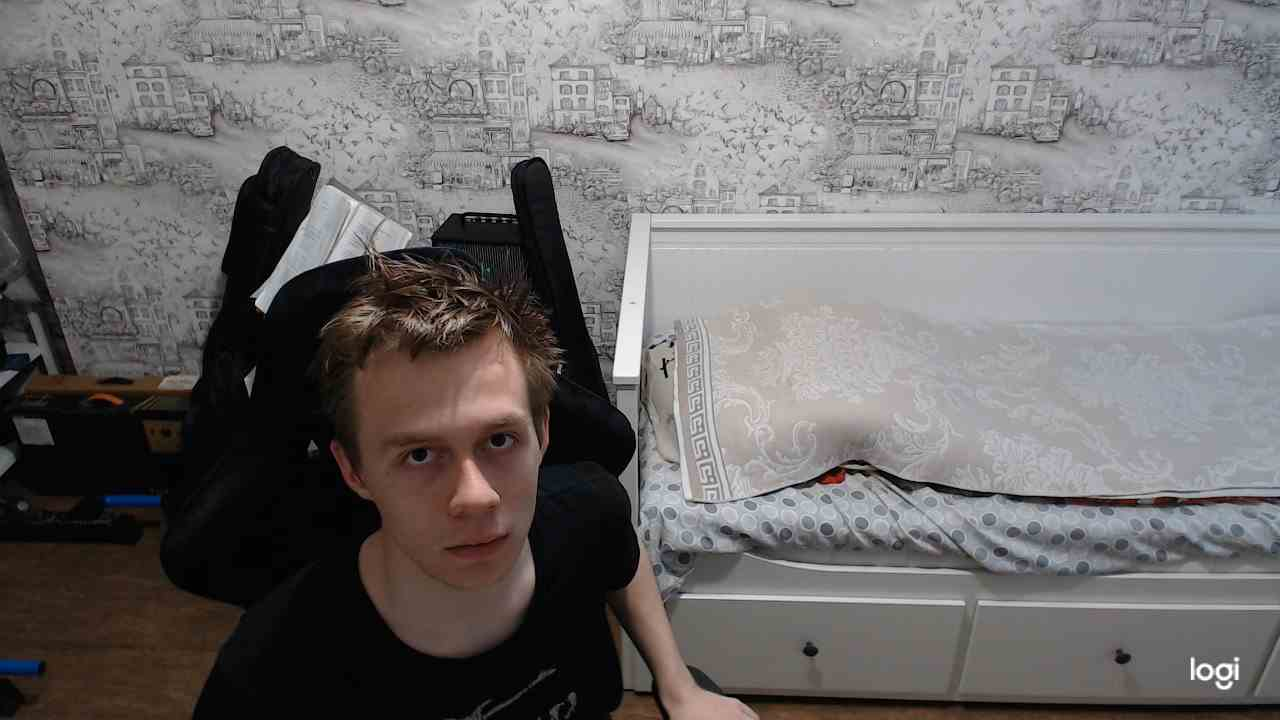
#> input picture 2024-06-17_16-07-15.jpg, 1280 x 720 px
$ python image_effects.py   (older library calls are emulated)
#> lines starting #> are read from the running program, lines starting #| are printed output that depends on the picture
"""
Файл с функциями, позволяющими применят эффекты к изображениям
"""
import time
import numpy as np
import cv2


def negative(image: np.ndarray) -> np.ndarray:
    """
    Функция, возвращающая негатив заданного изображения
    :param image: Изображение
    :return: Негатив изображения, совпадающий по размерности с image
    """
    return 255 - image
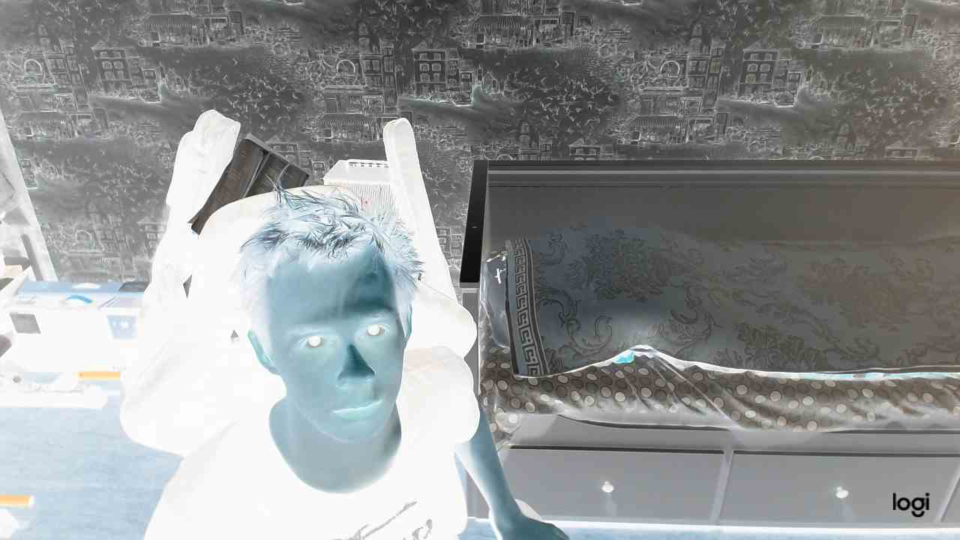
#> returned value: shape (1080, 1920, 3) (shown at 1/2 size); mean of channels 0, 1, 2 147.9, 147.6, 144.7; drawn as B, G, R
#> (key Esc is pressed here)


def to_black_white(image: np.ndarray) -> np.ndarray:
    """
    Функция, преобразующая цветное изображение в черно-белое
    :param image: Изображение - массив формы (x, y, 3)
    :return: Черно-белое изображение, полученное из image, размерности (x, y, 1)
    """
    return cv2.cvtColor(image, cv2.COLOR_BGR2GRAY)
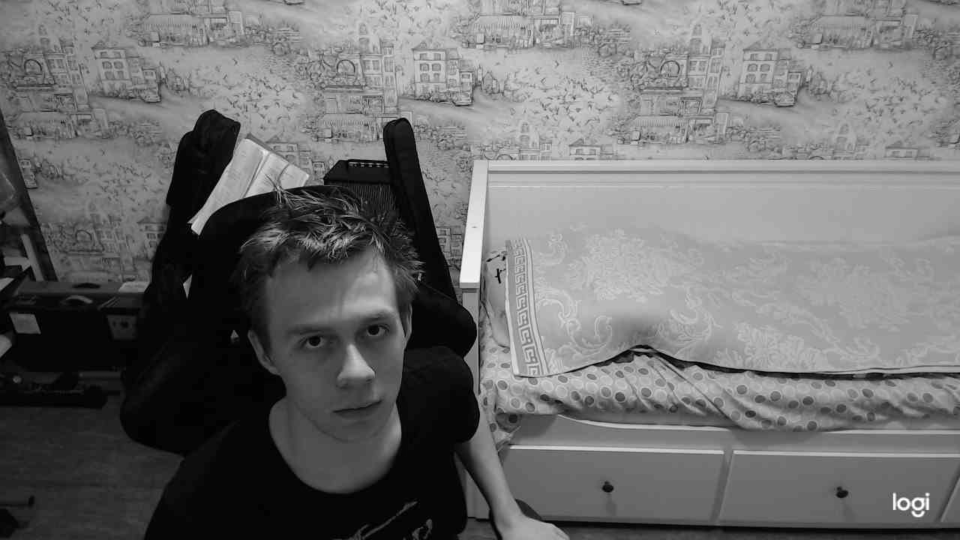
#> returned value: shape (1080, 1920) (shown at 1/2 size); min 0, max 255, mean 108.3
#> (key Esc is pressed here)


def change_brightness_and_contrast(image: np.ndarray, contrast: float = 1, brightness: int = 0) -> np.ndarray:
    """
    Функция, изменяющая яркость и контраст изображения
    :param image: Изображение, которое нужно изменить
    :param contrast: Величина контраста
    :param brightness: Величина яркости
    :return: Измененное изображение, рассчитывающееся по формуле: image * conntrast + brightness
    """
#> called with contrast = 2, brightness = 10
    return cv2.addWeighted(image, contrast, np.zeros(image.shape, image.dtype), 0, brightness)
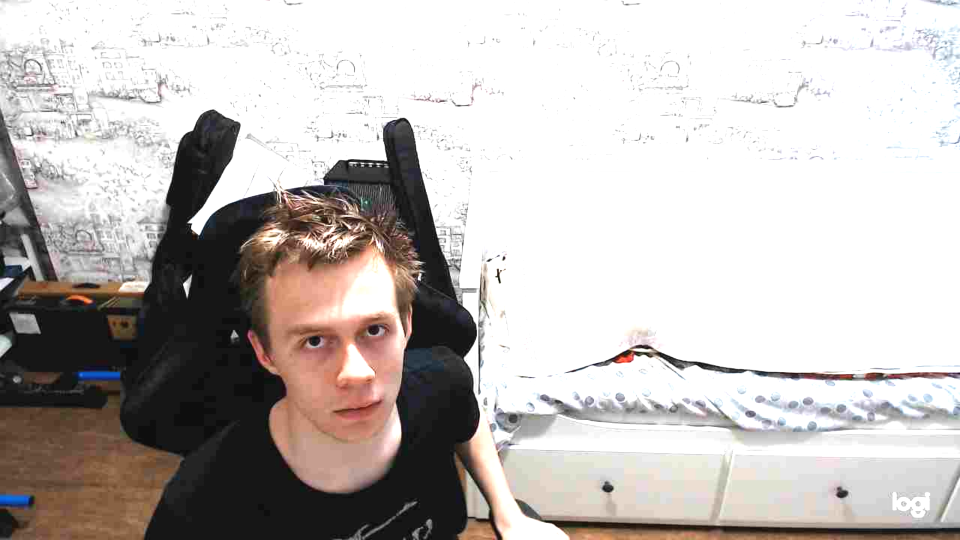
#> returned value: shape (1080, 1920, 3) (shown at 1/2 size); mean of channels 0, 1, 2 184.1, 186.7, 192.2; drawn as B, G, R
#> (key Esc is pressed here)


def sharpen_image(image: np.ndarray, kernel: np.ndarray = None) -> np.ndarray:
    """
    Функция, увеличивающая реззкость изображения. Применяет свертку.
    :param image: Изображение
    :param kernel: Ядро свертки. В случае None будет использовано ядро, увеличивающее резкость.
    :return: Изображение, после применения к нему операции свертки
    """
    if not kernel:
        kernel = np.array([[0, -1, 0], [-1, 5, -1], [0, -1, 0]])
    return cv2.filter2D(image, -1, kernel)
#> (key Esc is pressed here)


def sharpen_laplacian(image: np.ndarray) -> np.ndarray:
    """
    Функция, увеличивающая резкость с помощью "Лапласиана"
    :param image: Изображение
    :return: Изоббражение с увеличенной резкостью
    """
    return cv2.Laplacian(image, cv2.CV_64F)
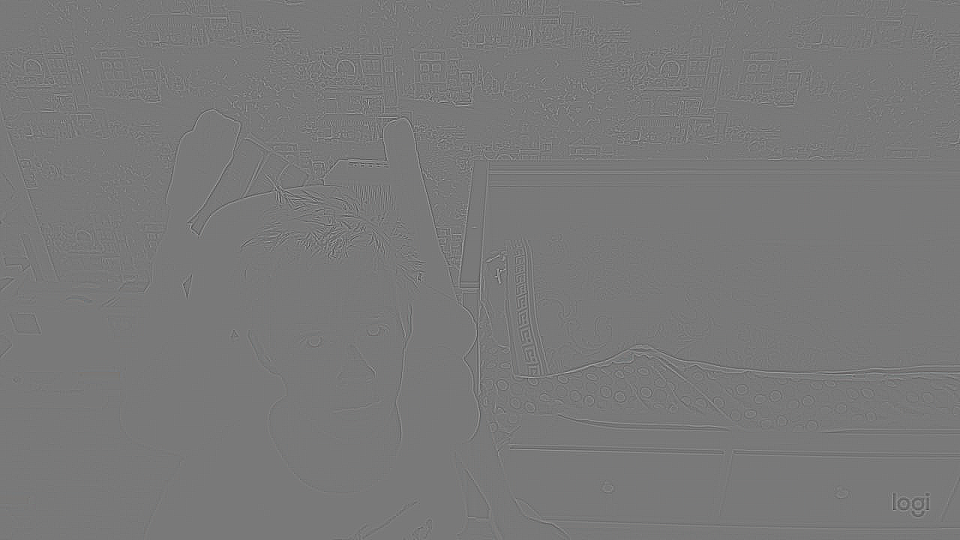
#> returned value: shape (1080, 1920, 3) float64 (shown at 1/2 size); mean of channels 0, 1, 2 0, 0, 0; drawn with min black and max white


def blur_image(image: np.ndarray, blur: int = 1) -> np.ndarray:
    """
    Функция, размывающая изображение
    :param image: Изображение
    :param blur: Коэффициент размытия, ччем больше 1, тем больше размытие
    :return: Изображение после применения размытия
    """
    return cv2.medianBlur(image, blur)


def remove_noise_gaussian(image: np.array, size_of_kernel: tuple = None, kernel_shift: int = 0) -> np.ndarray:
    """
    Функция, убирающая шум из изображения. Применяет свертку
    :param image: Изображение
    :param size_of_kernel: Размер ядра свертки
    :param kernel_shift: Смещение ядра свертки
    :return: Преобразованное изображение
    """
    if size_of_kernel is None:
        size_of_kernel = (5, 5)
    return cv2.GaussianBlur(image, size_of_kernel, kernel_shift)


def change_colors(image: np.ndarray):
    pass


def dilate(image: np.ndarray, kernel: np.ndarray = None) -> np.ndarray:
    """
    Функция, применяющая эффект "расширения к изображению. Все линии становятся шире. Использует свертку"
    :param image: Изображение
    :param kernel: Ядро ссвертки. Если None - будет применено ядро для расширения
    :return: Преобразованное изображение
    """
    if not kernel:
        kernel = np.ones((3, 3))
    dilate_img = cv2.dilate(image, kernel=kernel, iterations=1)
    return dilate_img


def erode(image: np.ndarray, kernel: np.ndarray = None) -> np.ndarray:
    """
    Функция, применяющая эффект "сжатия" к изображению. Все линии становятся уже. Использует свертку
    :param image: Изображение
    :param kernel: Ядро свертки. Если None - будет применено ядро для сжатия
    :return: Преобразованное изображение
    """
    if not kernel:
        kernel = np.ones((3, 3))
    erode_img = cv2.erode(image, kernel=kernel, iterations=1)
    return erode_img


if __name__ == "__main__":
    """
    Если запустить этот файл, а не импортировать, то будут проведен ряд тестов.
    """
    mans_picture = cv2.resize(cv2.imread("2024-06-17_16-07-15.jpg"), (1920, 1080))

    cv2.imshow("Testing window", negative(mans_picture))
    if cv2.waitKey(1) & 0xFF == "q":
        exit(1)

    time.sleep(2)

    cv2.imshow("Testing window", to_black_white(mans_picture))
    if cv2.waitKey(1) & 0xFF == "q":
        exit(1)

    time.sleep(2)

    cv2.imshow("Testing window", change_brightness_and_contrast(mans_picture, 2, 10))
    if cv2.waitKey(1) & 0xFF == "q":
        exit(1)

    time.sleep(2)

    cv2.imshow("Testing window", sharpen_image(mans_picture))
    if cv2.waitKey(1) & 0xFF == "q":
        exit(1)

    time.sleep(2)

    cv2.imshow("Testing window", sharpen_laplacian(mans_picture))
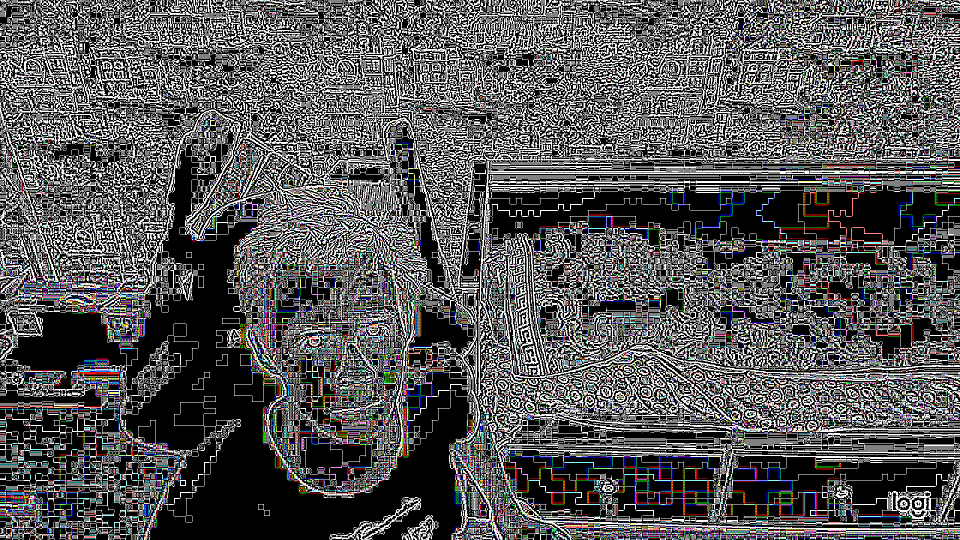
#> window 'Testing window': shape (1080, 1920, 3) (shown at 1/2 size); mean B, G, R 84.9, 84.3, 84.6
    if cv2.waitKey(1) & 0xFF == "q":
#> (key Esc is pressed here)
        exit(1)

    time.sleep(2)

    cv2.imshow("Testing window", blur_image(mans_picture, 5))
    if cv2.waitKey(1) & 0xFF == "q":
#> (key Esc is pressed here)
        exit(1)

    time.sleep(2)

    cv2.imshow("Testing window", erode(mans_picture))
#> in erode, `erode_img = cv2.erode(image, kernel=kernel, iterations=1)`:
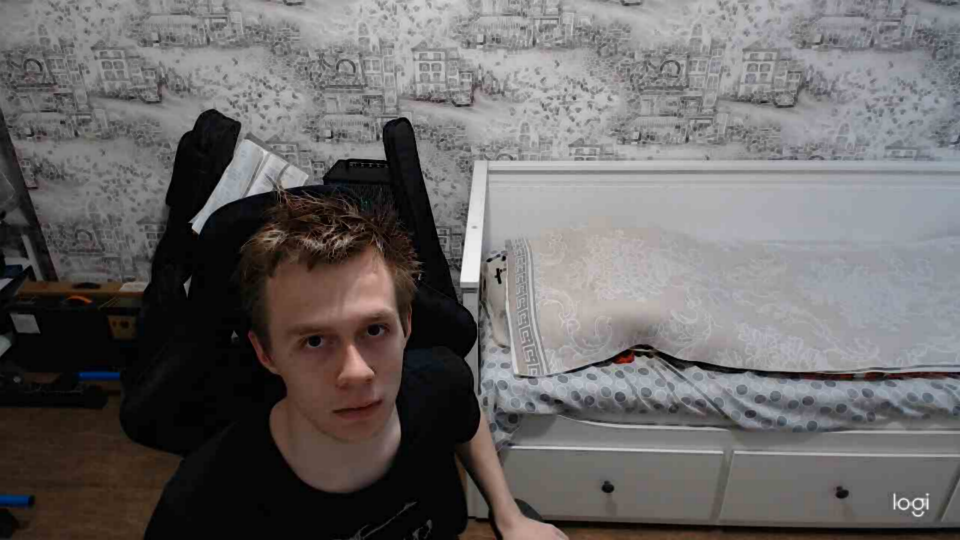
#> erode_img: shape (1080, 1920, 3) (shown at 1/2 size); mean B, G, R 102, 102.4, 105.3
    if cv2.waitKey(1) & 0xFF == "q":
#> (key Esc is pressed here)
        exit(1)

    time.sleep(2)

    cv2.imshow("Testing window", dilate(mans_picture))
#> in dilate, `dilate_img = cv2.dilate(image, kernel=kernel, iterations=1)`:
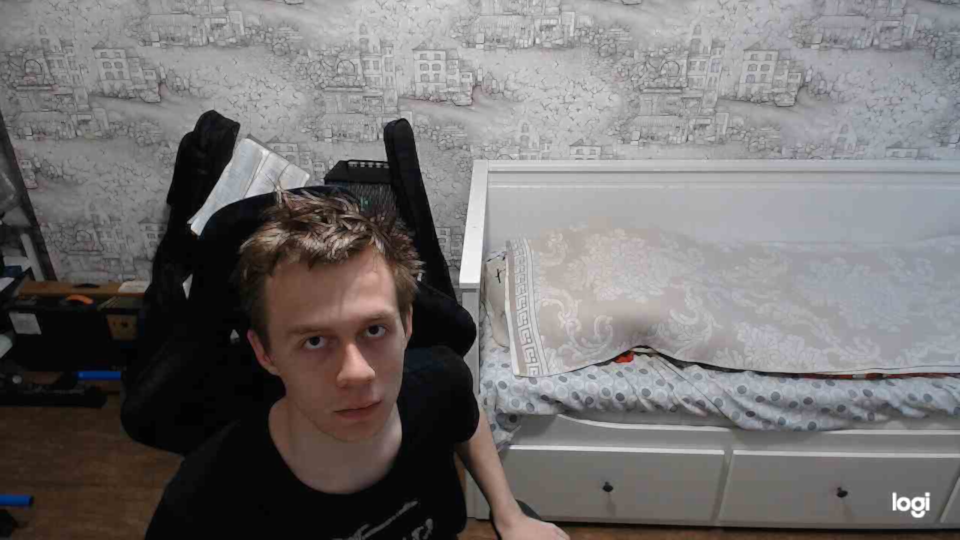
#> dilate_img: shape (1080, 1920, 3) (shown at 1/2 size); mean B, G, R 112, 112.4, 115.3
    if cv2.waitKey(1) & 0xFF == "q":
#> (key Esc is pressed here)
        exit(1)

    time.sleep(2)

    cv2.imshow("Testing window", remove_noise_gaussian(mans_picture))
    if cv2.waitKey(1) & 0xFF == "q":
#> (key Esc is pressed here)
        exit(1)

    time.sleep(2)

    cv2.destroyAllWindows()

$ run again, with 2024-06-17_16-06-49.jpg copied over 2024-06-17_16-07-15.jpg
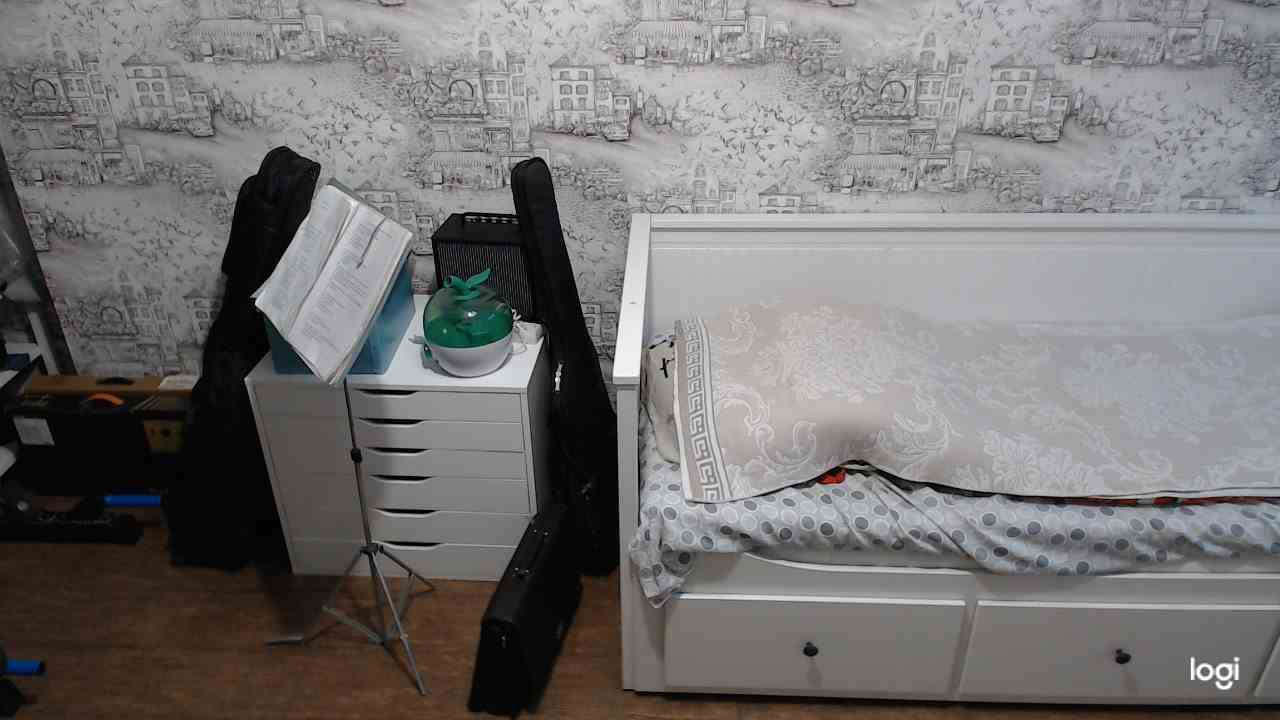
#> input picture 2024-06-17_16-06-49.jpg, 1280 x 720 px
#> `cv2.imshow("Testing window", sharpen_laplacian(mans_picture))`:
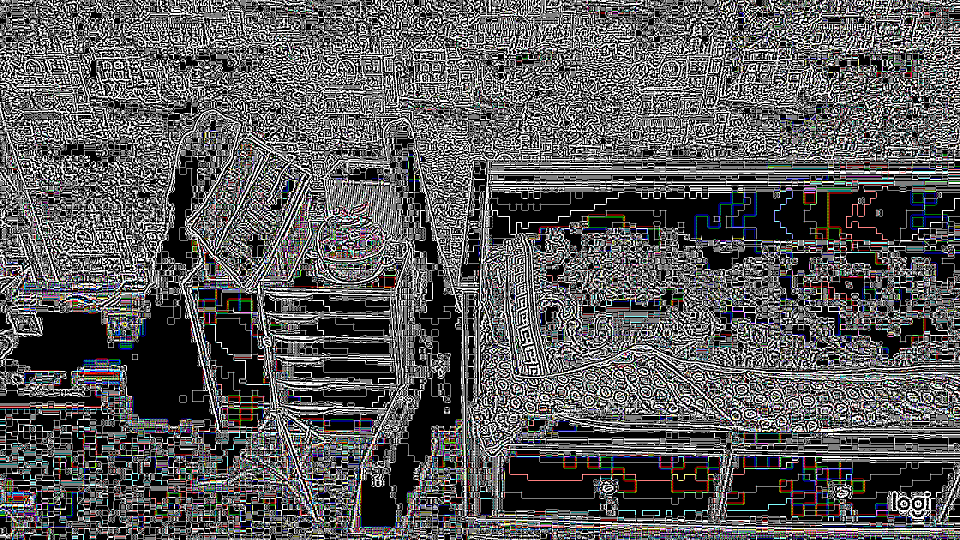
#> window 'Testing window': shape (1080, 1920, 3) (shown at 1/2 size); mean B, G, R 87.8, 87.3, 87.6
#> in dilate, `dilate_img = cv2.dilate(image, kernel=kernel, iterations=1)`:
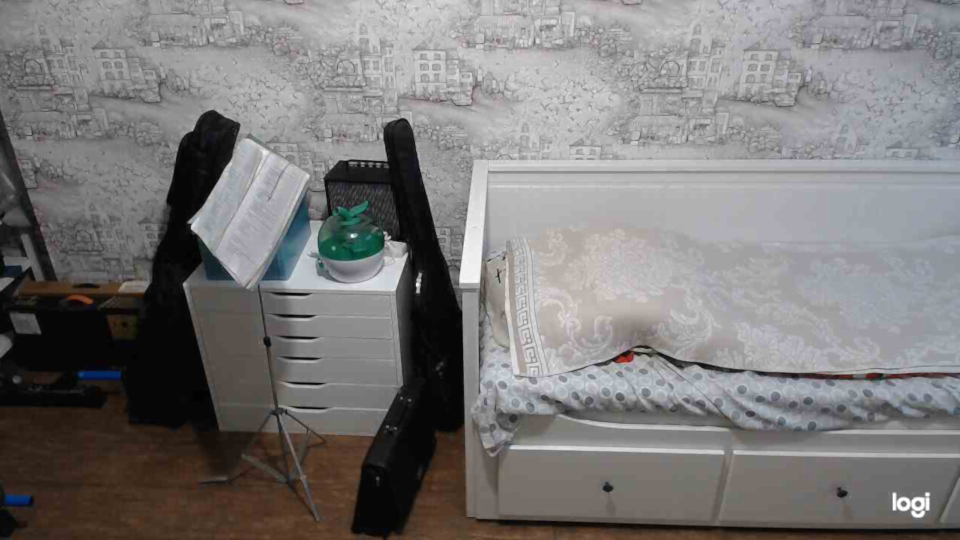
#> dilate_img: shape (1080, 1920, 3) (shown at 1/2 size); mean B, G, R 120.4, 120.9, 122.7
